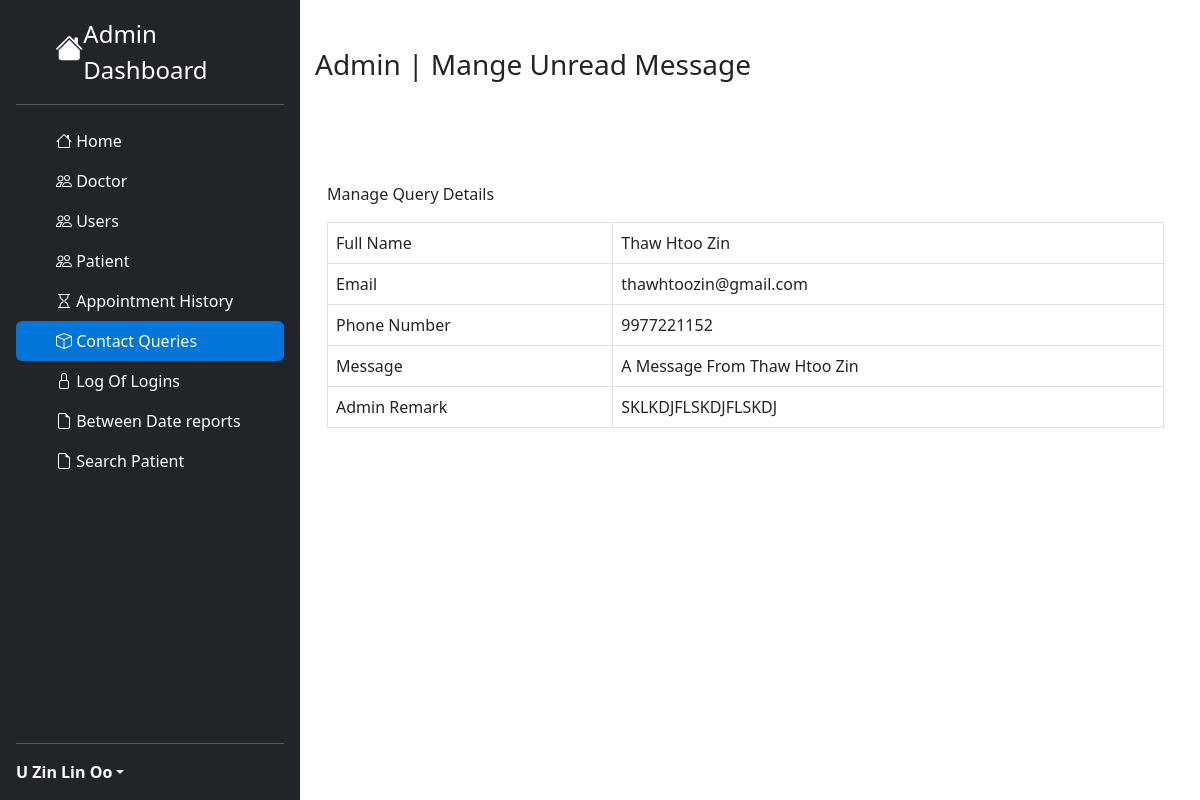
Page /admin/messageview.php?id=3&viewpage=read (signed in) on the committed database.
### tables this page shows
CREATE TABLE `doctors` (
  `id` int(11) NOT NULL,
  `specialization` int(11) NOT NULL,
  `name` varchar(255) NOT NULL,
  `address` varchar(255) NOT NULL,
  `fees` int(11) NOT NULL,
  `contactno` bigint(15) NOT NULL,
  `email` varchar(255) NOT NULL,
  `password` varchar(255) NOT NULL,
  `createDate` date NOT NULL DEFAULT current_timestamp(),
  `updateDate` date NOT NULL DEFAULT current_timestamp()
);

CREATE TABLE `contact` (
  `id` int(11) NOT NULL,
  `name` varchar(255) NOT NULL,
  `email` varchar(255) NOT NULL,
  `phone` bigint(15) NOT NULL,
  `message` text NOT NULL,
  `remark` varchar(255) NOT NULL,
  `status` int(11) NOT NULL
);

### Controller/queries.ctr.php (called while the page is built, shortened)
<?php
require 'connecttodb.pdo.php';
class queries
{
  public function select($table, $id)
  {
    global $pdo;
    $stmt = $pdo->prepare("SELECT * FROM $table WHERE id=$id");
    $stmt->execute();
    return $stmt->fetch(PDO::FETCH_ASSOC);
  }
}
?>

### admin/read.php (the view, shortened to what this page needs)
<?php
$id = $_GET['id'];
$data = $query->select('contact', $id);
?>
<div class="row" style="margin: 0px !important; margin-left: -12px !important;">
  <div class="col-3">
    <?php
    include 'sidebar.php';
    ?>
  </div>
  <div class="col-9">
    <div class="container mt-5">
      <h3>Admin | Mange Unread Message</h3>
      <div class="container" style="margin-top:100px;">
        <p>Manage Query Details</p>
        <table class="table table-stripe table-bordered table-hover">
          <tr>
            <td>Full Name</td>
            <td><?php echo $data['name'] ?></td>
          </tr>
          <tr>
            <td>Email</td>
            <td><?php echo $data['email'] ?></td>
          </tr>
          <tr>
            <td>Phone Number</td>
            <td><?php echo $data['phone'] ?></td>
          </tr>
          <tr>
            <td>Message</td>
            <td><?php echo $data['message'] ?></td>
          </tr>
          <form class="" action="" method="post">
            <tr>
              <td>Admin Remark</td>
              <td>
                <?php echo $data['remark']; ?>
              </td>
            </tr>
          </form>
        </table>
      </div>
    </div>
  </div>
</div>

### admin/sidebar.php (shortened to what this page needs)
<div class="d-flex flex-column flex-shrink-0 p-3 text-white bg-dark" style="width: 25%; height:100%; position:fixed;">
    <a href="/HospitalProgram/users/" class="d-flex align-items-center mb-3 mb-md-0 me-md-auto text-white text-decoration-none">
      <svg class="" width="40" height="32"><i class="bi bi-house-fill h3"></i></svg>
      <span class="fs-4">Admin Dashboard</span>
    </a>
    <hr>
    <ul class="nav nav-pills flex-column mb-auto">
      <li class="nav-item">
        <a href="/HospitalProgram/admin/" class="nav-link home" aria-current="page">
          <svg class="bi me-2" width="16" height="16"><i class="bi bi-house"></i> </svg>
          Home
        </a>
      </li>
      <li>
        <a href="/HospitalProgram/admin/appointmenthistory.php" class="nav-link text-white doctor" data-bs-toggle="collapse" data-bs-target="#doc-collapse" aria-expanded="true">
          <svg class="bi me-2" width="16" height="16"><i class="bi bi-people"></i></svg>
          Doctor
        </a>
      </li>
      <li>
        <a href="/HospitalProgram/admin/appointmenthistory.php" class="nav-link text-white user" data-bs-toggle="collapse" data-bs-target="#user-collapse" aria-expanded="true">
          <svg class="bi me-2" width="16" height="16"><i class="bi bi-people"></i></svg>
          Users
        </a>
      </li>
      <li>
        <a href="/HospitalProgram/admin/appointmenthistory.php" class="nav-link text-white patient" data-bs-toggle="collapse" data-bs-target="#patient-collapse" aria-expanded="true">
          <svg class="bi me-2" width="16" height="16"><i class="bi bi-people"></i></svg>
          Patient
        </a>
      </li>
      <li>
        <a href="/HospitalProgram/admin/appointmenthistory.php" class="nav-link text-white appointmenthistory">
          <svg class="bi me-2" width="16" height="16"><i class="bi bi-hourglass"></i></svg>
          Appointment History
        </a>
      </li>
      <li>
        <a href="/HospitalProgram/admin/message.php" class="nav-link text-white message" data-bs-toggle="collapse" data-bs-target="#queires-collapse" aria-expanded="true">
          <svg class="bi me-2" width="16" height="16"><i class="bi bi-box"></i></svg>
          Contact Queries
        </a>
      </li>
      <li>
        <a href="/HospitalProgram/admin/message.php" class="nav-link text-white loginlog" data-bs-toggle="collapse" data-bs-target="#lock-collapse" aria-expanded="true">
          <svg class="bi me-2" width="16" height="16"><i class="bi bi-lock"></i></svg>
          Log Of Logins
        </a>
      </li>
      <li>
        <a href="/HospitalProgram/admin/bwreport.php" class="nav-link text-white betweendatereport">
          <svg class="bi me-2" width="16" height="16"><i class="bi bi-file-earmark"></i></svg>
          Between Date reports
        </a>
      </li>
      <li>
        <a href="/HospitalProgram/admin/searchpatient.php" class="nav-link text-white patientsearch">
          <svg class="bi me-2" width="16" height="16"><i class="bi bi-file-earmark"></i></svg>
          Search Patient
        </a>
      </li>
    </ul>
    <hr>
    <div class="dropdown">
      <a href="#" class="d-flex align-items-center text-white text-decoration-none dropdown-toggle" id="dropdownUser1" data-bs-toggle="dropdown" aria-expanded="false">
        <?php
        $id = $_SESSION['userid'];
        $doctordatadata = $query->select('doctors', $id);
        ?>
        <strong><?php echo $doctordatadata['name']; ?></strong>
      </a>
    </div>
  </div>

### admin/messageview.php (style rules this page uses)
.home { color: white !important; }
.message { background-color: #0275d8 !important; }

### rows in the picture
doctors: name "U Zin Lin Oo"
contact: name "Thaw Htoo Zin", email "thawhtoozin@gmail.com", phone "9977221152", message "A Message From Thaw Htoo Zin", remark "SKLKDJFLSKDJFLSKDJ"
